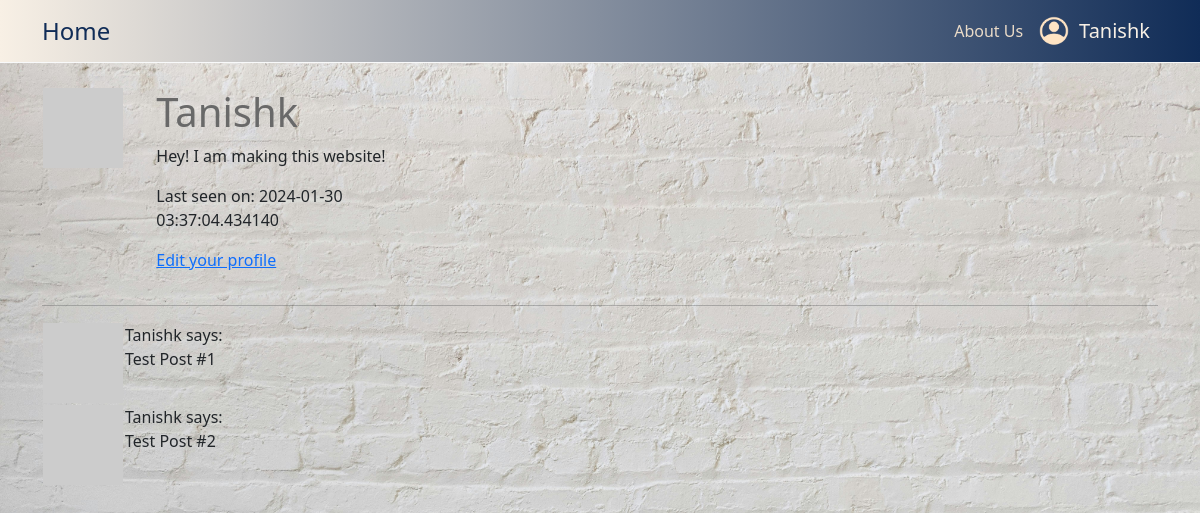
Before: /user/Tanishk (signed in) with the older database file.
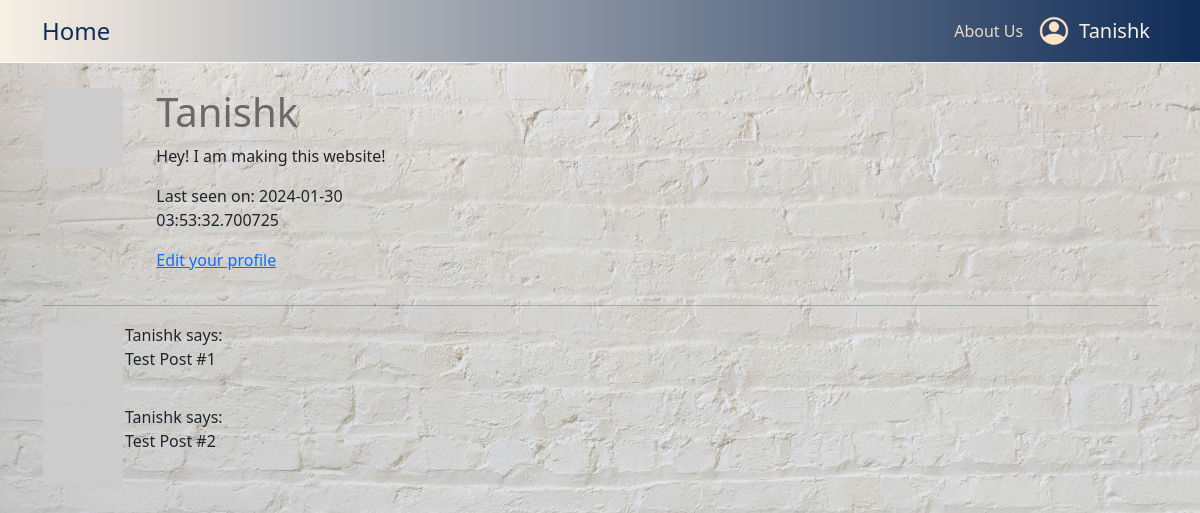
After: the same page with the newer database file.
### app/models.py (models this page shows, shortened)
class User(UserMixin, db.Model):
    id: so.Mapped[int] = so.mapped_column(
        primary_key=True
    )
    username: so.Mapped[str] = so.mapped_column(
        sa.String(64),
        index=True,
        unique=True
    )
    email: so.Mapped[str] = so.mapped_column(
        sa.String(120),
        index=True,
        unique=True
    )
    password_hash: so.Mapped[Optional[str]] = so.mapped_column(
        sa.String(256)
    )
    about_me: so.Mapped[Optional[str]] = so.mapped_column(
        sa.String(140)
    )
    last_seen: so.Mapped[Optional[datetime]] = so.mapped_column(
        default=lambda: datetime.now(timezone.utc)
    )
    posts: so.WriteOnlyMapped['Post'] = so.relationship(
        back_populates='author'
    )
    def avatar(self, size):
        digest = md5(self.email.lower().encode('utf-8')).hexdigest()
        return f"https://www.gravatar.com/avatar/{digest}?d=identicon&s={size}"

### app/routes.py (the view)
@app.route("/user/<username>")
@login_required
def user(username):
    user = db.first_or_404(sa.select(User).where(User.username == username))
    posts = [
        {'author': user, 'body': "Test Post #1"},
        {'author': user, 'body': "Test Post #2"}
    ]
    return render_template('user.html', user=user, posts=posts)

### app/models.py (called while the page is built)
@login.user_loader
def load_user(id):
    return db.session.get(User, int(id))

### app/routes.py (called while the page is built)
@app.before_request
def before_request():
    if current_user.is_authenticated:
        current_user.last_seen = datetime.now(timezone.utc)
        db.session.commit()

### app/templates/user.html
{% extends "base.html" %}
{% block content %}
    <link rel="stylesheet" href="{{url_for('static', filename='user.css')}}">
    <div class="container">
        <br>
        <table>
            <tr valign="top">
                <td><img src="{{ user.avatar(128) }}"></td>
                <td>
                    <div class="Table">
                    <h1 class="Heading">{{ user.username }}</h1>
                    {% if user.about_me %}<p>{{ user.about_me }}</p>{% endif %}
                    {% if user.last_seen %}<p>Last seen on: {{ user.last_seen }}</p>{% endif %}
                    {% if user == current_user %}
                    <p><a href="{{ url_for('edit_profile') }}">Edit your profile</a></p>
                    {% endif %}
                    </div>
                </td>
            </tr>
        </table>
        <hr>
        {% for post in posts %}
            {% include '_post.html' %}
        {% endfor %}
    </div>
{% endblock %}

### app/templates/base.html (shortened to what this page needs)
<!doctype html>
<html>
    <head>
        <link rel="stylesheet" href="https://cdn.jsdelivr.net/npm/bootstrap@5.3.2/dist/css/bootstrap.min.css">
        <link rel="stylesheet" href="{{ url_for('static', filename='base.css') }}">
    </head>
    <body>
        <nav class="navbar navbar-expand-lg navbar-dark gradient-custom border-bottom border-light">
            <div class="container">
                <a class="navbar-brand" href="{{ url_for('index') }}">Home</a>
                <div class="collapse navbar-collapse" id="navbarNav">
                    <ul class="navbar-nav ms-auto">
                        <li class="nav-item">
                        <a class="nav-link" href="{{ url_for('about_us') }}">About Us</a>
                        </li>
                        <li class="nav-item dropdown">
                            <a class="nav-link dropdown-toggle" href="#" id="navbarDropdown" role="button" data-bs-toggle="dropdown" aria-expanded="false">
                                {% if not current_user.is_anonymous %}
                                <div class="User_Area">
                                    <img src="{{ url_for('static', filename='assets/user_icon.png') }}" class="User_Icon"></img>
                                    <p class="User_Name">{{ current_user.username }}</p>
                                </div>
                                {% endif %}
                            </a>
                        </li>
                    </ul>
                </div>
            </div>
        </nav>
        {% block content %}{% endblock %}
    </body>
</html>

### app/templates/_post.html
<table>
    <tr valign="top">
        <td><img src="{{ post.author.avatar(36) }}"></td>
        <td>{{ post.author.username }} says:<br>{{ post.body }}</td>
    </tr>
</table>

### app/static/base.css (style rules this page uses)
:root { --bisque: #F8F0E5; --dark: #EADBC8; --blue: #102C57; --brown: #76453B; --icon: url("assets/user_icon.png") }
.User_Icon { width: 30px; height: 30px; margin-right: 10px; }
.User_Name { color: var(--bisque); font-size: 20px; margin-bottom: 0%; }
.User_Area { display: flex; align-items: center; }
.nav-link.dropdown-toggle::after { display: none; }
.navbar-brand { font-size: 1.5em; color: var(--blue); }
.nav-item { align-self: center; }
.nav-link { align-self: center; color: var(--dark); }
.navbar-dark { background-color: var(--blue); }
.gradient-custom { background: var(--blue); background: linear-gradient(to right, var(--bisque), var(--blue)); }

### app/static/user.css (style rules this page uses)
body { background-image: url("assets/user_background.jpg"); background-size: cover; background-position: top; background-repeat: repeat-y; }
.Table { align-self: center; padding-left: 10%; }
.Heading { color: dimgray; }

Changed rows visible on the page:
changed User "Tanishk": last_seen "2024-01-30 03:37:04.434140" → "2024-01-30 03:53:32.700725"
